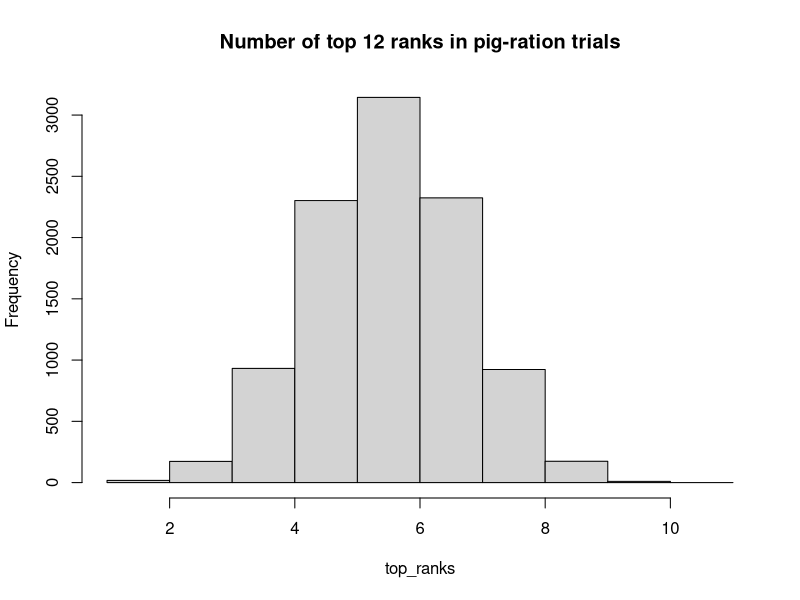

R code for this plot:
## ---- chunk 1
# Constitute the set of the weight gain rank orders. ranks is now a vector
# consisting of the numbers 1 — 24, in that order.
ranks <- 1:24

n <- 10000

top_ranks <- numeric(n)

for (i in 1:n) {
    # Shuffle the ranks of the weight gains.
    shuffled <- sample(ranks)
    # Take the first 12 ranks.
    first_12 <- shuffled[1:12]
    # Determine how many of these randomly selected 12 ranks are less than
    # 12 (i.e. 1-12), put that result in n_top.
    n_top <- sum(first_12 <= 12)
    # Keep track of each trial result in top_ranks
    top_ranks[i] <- n_top
}

hist(top_ranks, breaks=1:11,
     main='Number of top 12 ranks in pig-ration trials')
## ---- chunk 2
# Determine how many of the trials yielded 9 or more top ranks.
n_gte_9 <- sum(top_ranks >= 9)
# Determine how many trials yielded 3 or fewer of the top ranks.
# If there were 3 or fewer, then 9 or more of the top ranks must
# have been in the other group (not selected).
n_lte_3 <- sum(top_ranks <= 3)
# Add the two together.
n_both <- n_gte_9 + n_lte_3
# Convert to a proportion.
prop_both <- n_both / n

message('Trial proportion >=9 top ranks in either group: ',
        round(prop_both, 2))
